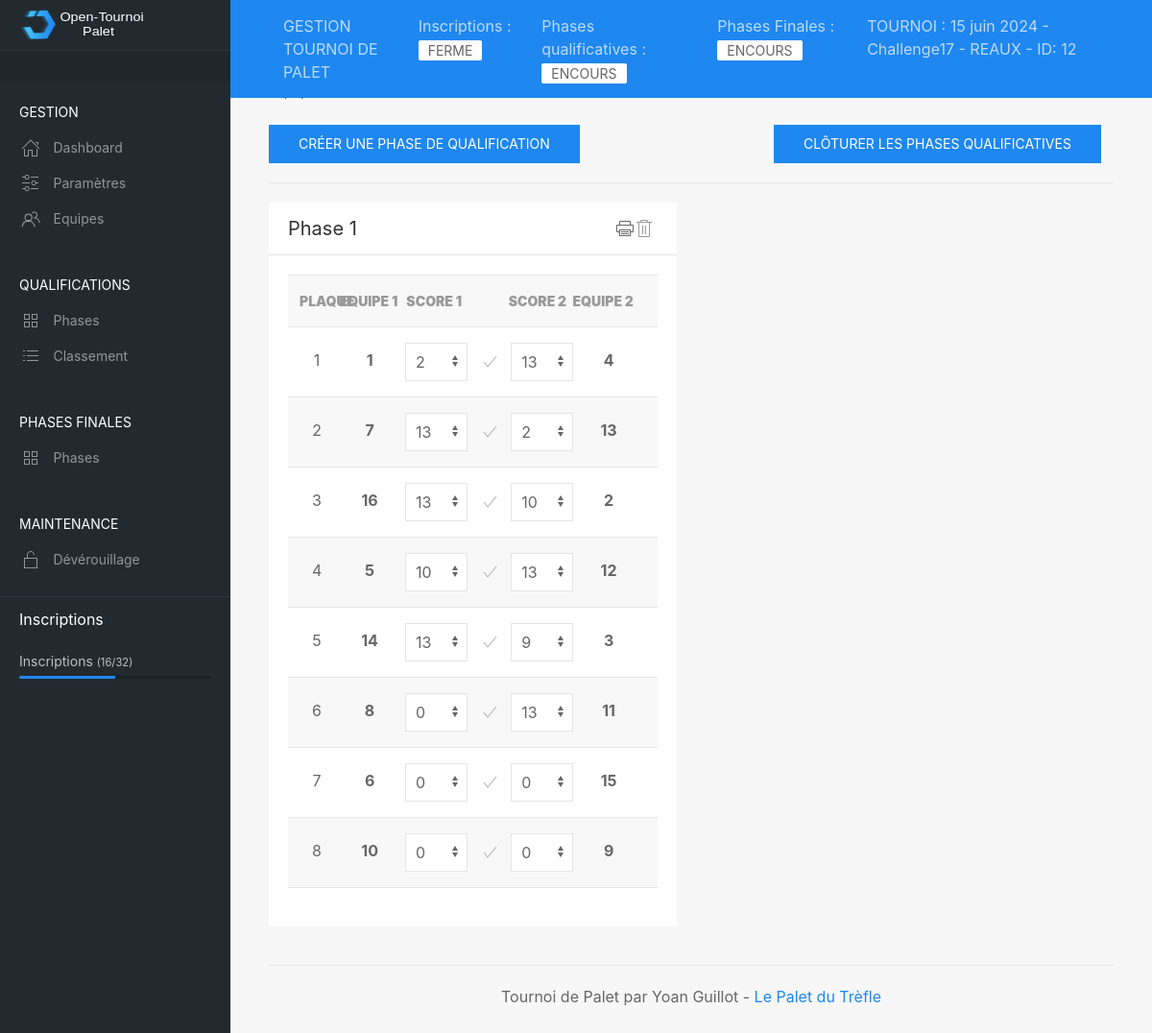
Before: /index.php?idtournoi=12&page=qualifs with the older database file.
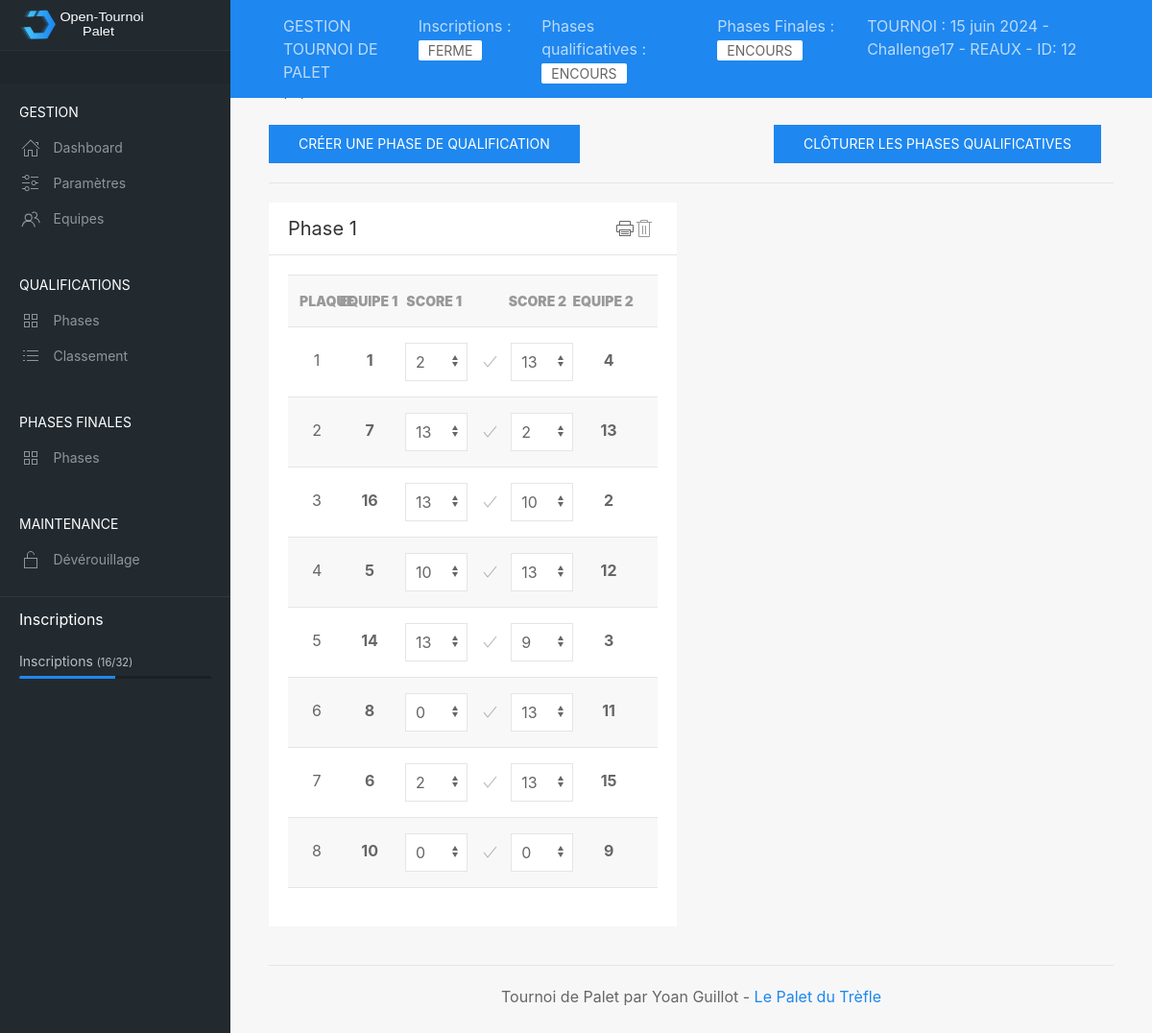
After: the same page with the newer database file.
### tables this page shows
CREATE TABLE tournois (id_tournoi INTEGER PRIMARY KEY ASC AUTOINCREMENT UNIQUE NOT NULL, nom_tournoi TEXT (200) NOT NULL, datecreation_tournoi DATE NOT NULL DEFAULT (STRFTIME('%d/%m/%Y, %H:%M', DATETIME('now', 'localtime'))), max_equipes INTEGER NOT NULL DEFAULT (0), type_phasesfinales TEXT NOT NULL DEFAULT aleatoire, pts_qualifs INTEGER DEFAULT (13) NOT NULL, pts_phasesfinales INTEGER NOT NULL DEFAULT (13), pts_finales NUMERIC NOT NULL DEFAULT (15), statut_inscriptions TEXT DEFAULT encours, statut_qualifs TEXT DEFAULT attente, statut_phasesfinales TEXT DEFAULT attente);

CREATE TABLE matchs_qualifs (id_matchqualif INTEGER PRIMARY KEY AUTOINCREMENT UNIQUE NOT NULL, id_tournoi INTEGER REFERENCES tournois (id_tournoi) ON DELETE CASCADE NOT NULL, id_phasequalif INTEGER REFERENCES phases_qualif (id_phasequalif) ON DELETE CASCADE NOT NULL, num_phase INTEGER NOT NULL, equipe1 INTEGER NOT NULL, equipe2 INTEGER NOT NULL, score1 INTEGER, score2 INTEGER, victoire1 INTEGER, victoire2 INTEGER);

### includes/fonctions.inc.php (called while the page is built, shortened)
<?php
function infosTournoi($idTournoi)
{
	global $db;
	$resultats = $db->query('SELECT * FROM tournois WHERE id_tournoi == '. $idTournoi .'');
	while ($row = $resultats->fetchArray(1)) {
		$infosTournoi = $row;
	}
	return $infosTournoi;
}
function infosPhase($idTournoi)
{
	global $db;
	$resultats = $db->query('SELECT * FROM phases_qualif WHERE id_tournoi == '. $idTournoi .'');
	while ($row = $resultats->fetchArray(1)) {
		$infosPhase[] = $row;
	}
	return $infosPhase;
}
function listeEquipes($idTournoi)
{
	global $db;
	$resultats = $db->query('SELECT * FROM equipes WHERE id_tournoi == '.$idTournoi.'');
	while ($row = $resultats->fetchArray(1)) {
		$listeEquipes[] = $row;
	}
	return $listeEquipes;
}
function listeMatchsQualif($idTournoi, $numPhase)
{
	global $db;
	$resultats = $db->query('SELECT * FROM matchs_qualifs WHERE id_tournoi == '.$idTournoi.' AND num_phase == '. $numPhase .'');
	while ($row = $resultats->fetchArray(1)) {
		$listeMatchs[] = $row;
	}
	return $listeMatchs;
}
function statsEquipe($idTournoi, $numEquipe)
{
	global $db;
	$resultats = $db->query('SELECT * FROM matchs_qualifs WHERE id_tournoi == '.$idTournoi.' AND ( equipe1 == '. $numEquipe.' OR equipe2 == '. $numEquipe.')');
}
?>

### includes/qualifs.inc.php (the view, shortened to what this page needs)
<?php
$infosPhase = infosPhase($idTournoi);
echo "Equipes inscrites : ". $nbEquipes."<br/><br/>";
if ($infosPhase == ''){
		$numPhase = 0;
		$content = "Aucune phase de qualification";
}else{
		$colonnePhase = array_column($infosPhase, 'num_phase');
		rsort($colonnePhase, SORT_NUMERIC);
		$numPhase = $colonnePhase[0];
}
if ($infosTournoi['statut_inscriptions'] == 'ferme' && $infosTournoi['statut_qualifs'] == 'encours'){
	$dispoBouton = "enabled";
	$messageQualif = "";
}else{
	$dispoBouton = "disabled";
	$messageQualif = "Vous devez avoir clôturer les inscriptions <a href=\"index.php?idtournoi=$idTournoi&page=equipes\">(ici)</a> avant de pouvoir créer une phase de qualification.";
}
		echo "<div style=\"display:block;width: 100%\">
			<div style=\"display:inline-block;width:49%;text-align:left;\">
				<form method=\"POST\" action=\"index.php?idtournoi=$idTournoi&page=qualifs\">
				<input type=\"hidden\" name=\"creerPhase\" value=\"1\" />
				<input type=\"hidden\" name=\"numPhase\" value=\"". $numPhase+1 ."\" />
				<button type=\"submit\" class=\"uk-button uk-button-primary\" $dispoBouton>Créer une phase de qualification</button>
				</form>
			</div>
			<div style=\"display:inline-block;width:49%;text-align:right;\">
				<form method=\"POST\" action=\"index.php?idtournoi=$idTournoi&page=qualifs\">
				<input type=\"hidden\" name=\"idTournoi\" value=\"$idTournoi\" />
				<input type=\"hidden\" name=\"action\" value=\"cloturerPhasesQualifs\" />
				<button type=\"submit\" class=\"uk-button uk-button-primary\">Clôturer les phases qualificatives</button>
				</form>
			</div>
		</div><hr />";
?>
<div class="uk-grid uk-grid-medium" data-uk-grid uk-sortable="handle: .sortable-icon">
<?php
if ($infosPhase == ''){
		$numPhase = 0;
		$content = "Aucune phase de qualification";
}else{
		$colonnePhase = array_column($infosPhase, 'num_phase');
		rsort($colonnePhase, SORT_NUMERIC);
		$numPhase = $colonnePhase[0];
		unset($content);
		$countPhase = 1;
		while ($countPhase < $numPhase+1){
		if ($countPhase == $numPhase){
			$trashButton = "<a href=\"index.php?idtournoi=". $idTournoi ."&action=supprphasequalif&phasequalif=". $numPhase ."\" class=\"uk-icon-link trash-icon\" title=\"Supprimer\" data-uk-tooltip data-uk-icon=\"icon: trash\"></a>";
		}else{
			$trashButton = " ";
		}
		$listeMatchs = listeMatchsQualif($idTournoi, $countPhase);
		$tableauMatchs = "<table class=\"uk-table uk-table-striped\" style=\"width: 100%\">
							<tr>
								<th style=\"box-sizing:border-box;width: 100%\">
									<div style=\"box-sizing:border-box;display:inline-block;width: 10%\" class=\"uk-text-center uk-text-bolder\">PLAQUE</div>
									<div style=\"box-sizing:border-box;display:inline-block;width: 18%\" class=\"uk-text-center uk-text-bolder\">EQUIPE 1</div>
									<div style=\"box-sizing:border-box;display:inline-block;width: 18%\" class=\"uk-text-center uk-text-bolder\">SCORE 1</div>
									<div style=\"box-sizing:border-box;display:inline-block;width: 10%\"  class=\"uk-text-center uk-text-bolder\"></div>
									<div style=\"box-sizing:border-box;display:inline-block;width: 18%\" class=\"uk-text-center uk-text-bolder\">SCORE 2</div>
									<div style=\"box-sizing:border-box;display:inline-block;width: 18%\" class=\"uk-text-center uk-text-bolder\">EQUIPE 2</div>
								</th>
							</tr>";
		$tableauMatchsPrint = "<table border=\"1px\" cellspacing=\"0\" cellpadding=\"3\" style=\"width: 100%\">
							<tr>
								<th style=\"width: 10%\" class=\"uk-text-center uk-text-bolder\">PLAQUE</th>
								<th style=\"width: 18%\" class=\"uk-text-center uk-text-bolder\">EQUIPE 1</th>
								<th style=\"width: 18%\" class=\"uk-text-center uk-text-bolder\">SCORE 1</th>
								<th style=\"width: 18%\" class=\"uk-text-center uk-text-bolder\">SCORE 2</th>
								<th style=\"width: 18%\" class=\"uk-text-center uk-text-bolder\">EQUIPE 2</th>
								</th>
							</tr>";
		$numPlaque = 1;
		foreach ($listeMatchs as $row){
			$idMatch = $row['id_matchqualif'];
			$score1 = $row['score1'];
			$score2 = $row['score2'];
			$equipe1 = $row['equipe1'];
			$equipe2 = $row['equipe2'];
			$indexSelect = 0;
			$selectOptions1 = "<option value=\"0\">0</option>";
			$selectOptions2 = "<option value=\"0\">0</option>";
			while ($indexSelect < $infosTournoi['pts_qualifs']){
				$realValue = $indexSelect + 1;
				if($realValue == $score1){
					$selected1 = "selected";
				}else{
					$selected1 = "";
				}
					if($realValue == $score2){
					$selected2 = "selected";
				}else{
					$selected2 = "";
				}
				$selectOptions1 = $selectOptions1."<option value=\"". $realValue ."\" $selected1>". $realValue ."</option>";
				$selectOptions2 = $selectOptions2."<option value=\"". $realValue ."\" $selected2>". $realValue ."</option>";
				$indexSelect = $indexSelect + 1;
			}
			$tableauMatchs = $tableauMatchs."
				<tr style=\"scroll-margin-top: 300px;\" id=\"matchid-$idMatch\">
					<td style=\"with:100%\">
						<form method=\"POST\" id=\"formMatch-$idMatch\" action=\"index.php?idtournoi=$idTournoi&page=qualifs#matchid-$idMatch\">
						<div style=\"display:inline-block;width: 10%\" class=\"uk-text-center\">$numPlaque</div>
						<div style=\"display:inline-block;width: 18%\" class=\"uk-text-center uk-text-bolder\">$equipe1</div>
						<div style=\"display:inline-block;width: 18%\" class=\"uk-text-center\">
							<select id=\"match-$idMatch-side1\" onchange=\"activateLink('validMatch-$idMatch', 'side2', ".$infosTournoi['pts_qualifs'] .", $idMatch)\" name=\"score1\" class=\"uk-select\"  >
								$selectOptions1
							</select>
						</div>
						<div style=\"display:inline-block;width: 10%\" class=\"uk-text-center\"><a id=\"validMatch-$idMatch\" style=\"color: gray\" href=\"javascript:document.getElementById('formMatch-$idMatch').submit();\" uk-icon=\"check\" class=\"disabled\"></a></div>
						<div style=\"display:inline-block;width: 18%\" class=\"uk-text-center\">
							<select id=\"match-$idMatch-side2\" onchange=\"activateLink('validMatch-$idMatch', 'side1', ".$infosTournoi['pts_qualifs'] .", $idMatch)\" name=\"score2\" class=\"uk-select\"  >
								$selectOptions2
							</select>
						</div>
						<div style=\"display:inline-block;width: 18%\" class=\"uk-text-center uk-text-bolder\">$equipe2</div>
						<input type=\"hidden\" name=\"idTournoi\"  value=\"$idTournoi\"></input>
						<input type=\"hidden\" name=\"idMatchQualif\"  value=\"$idMatch\"></input>
						<input type=\"hidden\" name=\"action\"  value=\"miseajourMatchQualif\"></input>
						</form>
					</td>
				</tr>";
						$tableauMatchsPrint = $tableauMatchsPrint."
				<tr>
						<td>$numPlaque</div>
						<td>$equipe1</div>
						<td>$score1</td>
						<td>$score2</td>
						<td>$equipe2</td>
				</tr>";
			$numPlaque = $numPlaque + 1;
		}
		$tableauMatchs = $tableauMatchs."</table>";
		$tableauMatchsPrint = $tableauMatchsPrint."</table>";
		$content = $content."<div class=\"uk-width-1-1 uk-width-1-2@l uk-width-1-2@xl\">
						<div class=\"uk-card uk-card-default uk-card-small uk-card-hover\">
							<div class=\"uk-card-header\">
								<div class=\"uk-grid uk-grid-small\">
									<div class=\"uk-width-auto\"><h4>Phase $countPhase</h4></div>
									<div class=\"uk-width-expand uk-text-right panel-icons\">
										<a onclick=\"printDiv('phase$countPhase');\" uk-icon=\"print\"></a>". $trashButton ."
									</div>
								</div>
							</div>
							<div id=\"phase$countPhase\" class=\"uk-card-body\">
								<div>
									". $tableauMatchs ."
								</div>
							</div>
						</div>
						<div style=\"display:none\">
							<div id=\"phase" .$countPhase . "Print\">$tableauMatchsPrint</div>
						</div>
						<script>
							function printDiv(countPhase) {
								var divContents = document.getElementById(countPhase+'Print').innerHTML;
								var a = window.open('', '', 'height=1080, width=960');
								a.document.write('<html>');
								a.document.write('<body > <h1>'+countPhase+'<br><br><br>');
								a.document.write(divContents);
								a.document.write('</body></html>');
								a.document.close();
								a.print();
							}
						</script>
					</div>";
			$countPhase = $countPhase + 1;
		}
}
echo $content;
?>
	<p class="uk-text-center"><?php echo $messageQualif; ?></p>

### index.php (shortened to what this page needs)
<?php
$db = new SQLite3('includes/conf/tournois.db');
include 'includes/fonctions.inc.php';
?>
<!DOCTYPE html>
<head>
    <link rel="stylesheet" href="css/uikit.min.css" />
    <link rel="stylesheet" href="css/dashboard.css" />
    <link rel="stylesheet" href="css/style.css" />
</head>
<body>
<?php
if (isset($_GET['idtournoi'])){
	$idTournoi = $_GET['idtournoi'];
	if (!empty($_GET['page'])){
		$page = $_GET['page'];
	}else{
		$page = "gestion";
	}
}else{
	$page="accueil";
}
include 'includes/actions.inc.php';
include 'includes/dashboard.inc.php';
?>
</body>
</html>

### includes/dashboard.inc.php (shortened to what this page needs)
<?php
if (isset($_GET['idtournoi'])){
	$infosTournoi = infosTournoi($idTournoi);
	$listeEquipes = listeEquipes($idTournoi);
	$nbEquipes = count($listeEquipes);
	$listeEquipes = listeEquipes($idTournoi);
	foreach ($listeEquipes as $row){
		statsEquipe($idTournoi, $row['num_equipe']);
	}
}
?>
		<header id="top-head" class="uk-position-fixed">
			<div class="uk-container uk-container-expand uk-background-primary">
				<nav class="uk-navbar uk-light uk-padding-small" data-uk-navbar="mode:click; duration: 250">
					<div class="uk-navbar-left">
						<div>GESTION TOURNOI DE PALET</div>
					</div>
					<div class="uk-navbar-right">
<?php
	if ($page != "accueil"){
?>
						<ul class="uk-navbar-nav">
							<li>Inscriptions : <span class="uk-label uk-label-success"><?php echo $infosTournoi['statut_inscriptions']; ?></span></li>
							<li>Phases qualificatives : <span class="uk-label uk-label-danger"><?php echo $infosTournoi['statut_qualifs']; ?></span></li>
							<li>Phases Finales : <span class="uk-label uk-label-danger"><?php echo $infosTournoi['statut_phasesfinales']; ?></span></li>
							<li>TOURNOI : <?php echo $infosTournoi['nom_tournoi']; ?> - ID: <?php echo $idTournoi; ?> </li>
						</ul>
<?php } ?>
					</div>
				</nav>
			</div>
		</header>
		<aside id="left-col" class="uk-light uk-visible@m">
			<div class="left-logo uk-flex uk-flex-middle">
				<img class="custom-logo" src="img/dashboard-logo.svg" alt="">
			</div>
			<div class="left-content-box  content-box-dark">
			</div>
<?php
	if ($page != "accueil"){
?>
			<div class="left-nav-wrap">
				<ul class="uk-nav uk-nav-default uk-nav-parent-icon" data-uk-nav>
					<li class="uk-nav-header">GESTION</li>
					<li><a href="index.php?idtournoi=<?php echo $idTournoi; ?>&page=gestion"><span data-uk-icon="icon: home" class="uk-margin-small-right"></span>Dashboard</a></li>
					<li><a href="index.php?idtournoi=<?php echo $idTournoi; ?>&page=parametres"><span data-uk-icon="icon: settings" class="uk-margin-small-right"></span>Paramètres</a></li>
					<li><a href="index.php?idtournoi=<?php echo $idTournoi; ?>&page=equipes"><span data-uk-icon="icon: users" class="uk-margin-small-right"></span>Equipes</a></li>
					<li class="uk-nav-header">QUALIFICATIONS</li>
					<li><a href="index.php?idtournoi=<?php echo $idTournoi; ?>&page=qualifs"><span data-uk-icon="icon: thumbnails" class="uk-margin-small-right"></span>Phases</a></li>
					<li><a href="index.php?idtournoi=<?php echo $idTournoi; ?>&page=classementqualifs""><span data-uk-icon="icon: list" class="uk-margin-small-right"></span>Classement</a></li>
					<li class="uk-nav-header">PHASES FINALES</li>
					<li><a href="index.php?idtournoi=<?php echo $idTournoi; ?>&page=phasesfinales"><span data-uk-icon="icon: thumbnails" class="uk-margin-small-right"></span>Phases</a></li>
					<li class="uk-nav-header">MAINTENANCE</li>
					<li><a href="index.php?idtournoi=<?php echo $idTournoi; ?>&page=maintenance"><span data-uk-icon="icon: unlock" class="uk-margin-small-right"></span>Dévérouillage</a></li>
				</ul>
				<div class="left-content-box uk-margin-top">
						<h5>Inscriptions</h5>
						<div>
							<span class="uk-text-small">Inscriptions <small>(<?php echo $nbEquipes ."/". $infosTournoi['max_equipes']; ?>)</small></span>
							<progress class="uk-progress" value="<?php echo $nbEquipes; ?>" max="<?php echo $infosTournoi['max_equipes']; ?>"></progress>
						</div>
				</div>
			</div>
<?php
	}
?>
		</aside>
		<div id="content" data-uk-height-viewport="expand: true">
			<div class="uk-container uk-container-expand">
<?php
	include "includes/$page.inc.php";
?>
				<footer class="uk-section uk-section-small uk-text-center">
					<hr>
					<p class="uk-text-center">Tournoi de Palet par Yoan Guillot - <a href="https://www.lepaletdutrefle.fr">Le Palet du Trèfle</a>
					</p>
									</footer>

### css/dashboard.css (style rules this page uses)
#top-head { z-index: 9; top: 0; left:0; right:0; }
#left-col { position: fixed; left: 0; top:0; bottom:0; overflow-x: hidden; overflow-y: auto; background-color: #222A30; width: 240px; z-index:2; transition: height 0.3s ease-out; }
#left-col ul.uk-nav-default > li > a { padding: 8px 20px; border-left: 2px solid transparent; transition: all 0.15s ease-out; }
#left-col ul.uk-nav-default li.uk-nav-header { padding: 20px 20px 8px 20px; }
.left-content-box { padding: 0.75rem 20px; border-top: 1px solid rgba(255,255,255,0.06); margin-bottom: -1px; }
.left-nav-wrap { padding-bottom: 60px; }
.content-box-dark { background-color: rgba(0,0,0,0.09); }
.left-logo { height: 52px; line-height: 52px; padding: 0 20px; }
.custom-logo { height: 32px; }
.panel-icons { margin: 0 4px; }
#content { margin-top: 52px; padding: 30px 0 0 0; background-color: #f7f7f7; margin-left: 0; transition: margin 0.2s cubic-bezier(.4,0,.2,1); }
@media screen and (min-width: 960px) { #content { margin-left: 240px; } }
@media screen and (min-width: 960px) { #top-head { left:240px; } }
.uk-card { box-shadow: none; }
.uk-card { -webkit-transition: box-shadow 0.55s cubic-bezier(.4,0,.2,1); transition: box-shadow 0.55s cubic-bezier(.4,0,.2,1); }
.uk-progress { height: 3px; margin-bottom: 0.5rem; background-color: rgba(0,0,0,0.23); }
* + .uk-progress { margin-top: 0.25rem; }

### css/style.css (style rules this page uses)
.uk-table th { font-weight: bolder; }
a.disabled { pointer-events: none; cursor: default; opacity: 0.6; }

Changed rows visible on the page:
changed matchs_qualifs (number 7 of 8 on the later page): score1 "0" → "2"; score2 "0" → "13"
